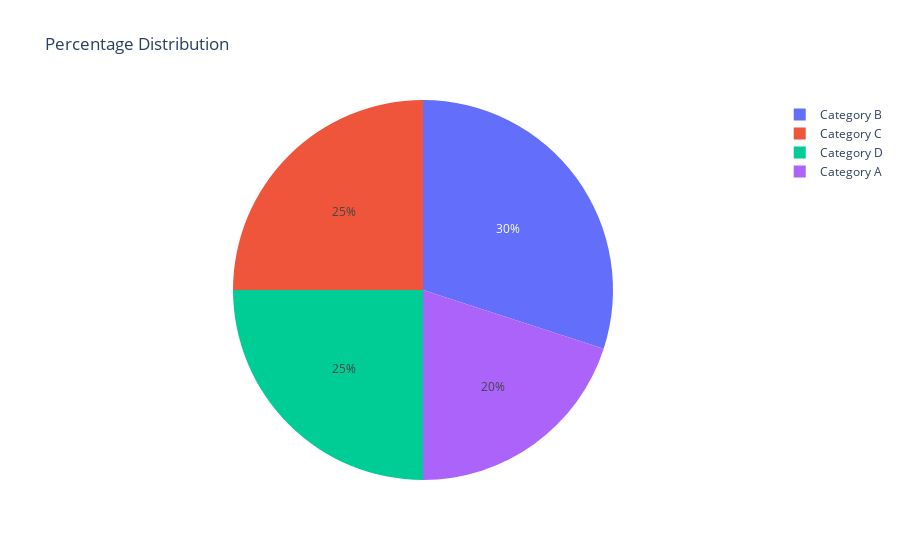

Source (notebook cell):
### Markdown cell above
Using plotly to visualize Percentages.

### Code cell
import plotly.graph_objects as go

# Data
labels = ['Category A', 'Category B', 'Category C', 'Category D']
values = [20, 30, 25, 25] # Percentages

# Create pie chart
fig = go.Figure(data=[go.Pie(labels=labels, values=values)])

# Update layout
fig.update_layout(title='Percentage Distribution',
                  showlegend=True)

# Show plot
fig.show()

### Figure 1 — Plotly figure (JSON) as saved in the notebook; plotly's stock layout.template omitted (floating-point values rounded to 4 significant figures)
{"data": [{"labels": ["Category A", "Category B", "Category C", "Category D"], "type": "pie", "values": [20, 30, 25, 25]}], "layout": {"showlegend": true, "title": {"text": "Percentage Distribution"}}}
